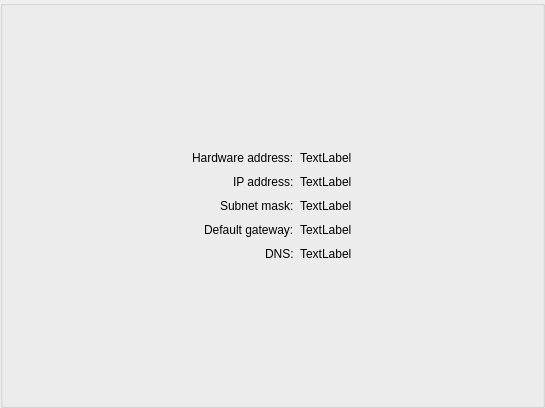
<?xml version="1.0" encoding="UTF-8"?>
<ui version="4.0">
 <class>Ipv4Widget</class>
 <widget class="QGroupBox" name="Ipv4Widget">
  <property name="geometry">
   <rect>
    <x>0</x>
    <y>0</y>
    <width>545</width>
    <height>408</height>
   </rect>
  </property>
  <property name="sizePolicy">
   <sizepolicy hsizetype="Preferred" vsizetype="Expanding">
    <horstretch>0</horstretch>
    <verstretch>0</verstretch>
   </sizepolicy>
  </property>
  <property name="windowTitle">
   <string notr="true">Form</string>
  </property>
  <property name="title">
   <string/>
  </property>
  <layout class="QFormLayout" name="formLayout_2">
   <property name="fieldGrowthPolicy">
    <enum>QFormLayout::FieldsStayAtSizeHint</enum>
   </property>
   <property name="labelAlignment">
    <set>Qt::AlignRight|Qt::AlignTrailing|Qt::AlignVCenter</set>
   </property>
   <property name="formAlignment">
    <set>Qt::AlignCenter</set>
   </property>
   <property name="horizontalSpacing">
    <number>6</number>
   </property>
   <property name="verticalSpacing">
    <number>10</number>
   </property>
   <property name="leftMargin">
    <number>4</number>
   </property>
   <item row="0" column="0">
    <widget class="QLabel" name="label_9">
     <property name="text">
      <string>Hardware address:</string>
     </property>
    </widget>
   </item>
   <item row="1" column="0">
    <widget class="QLabel" name="label">
     <property name="text">
      <string>IP address:</string>
     </property>
    </widget>
   </item>
   <item row="1" column="1">
    <widget class="QLabel" name="ipAddress">
     <property name="text">
      <string>TextLabel</string>
     </property>
    </widget>
   </item>
   <item row="2" column="0">
    <widget class="QLabel" name="subnetMaskLabel">
     <property name="text">
      <string>Subnet mask:</string>
     </property>
    </widget>
   </item>
   <item row="2" column="1">
    <widget class="QLabel" name="subnetMask">
     <property name="text">
      <string>TextLabel</string>
     </property>
    </widget>
   </item>
   <item row="3" column="0">
    <widget class="QLabel" name="gatewayLabel">
     <property name="text">
      <string>Default gateway:</string>
     </property>
    </widget>
   </item>
   <item row="3" column="1">
    <widget class="QLabel" name="gateway">
     <property name="text">
      <string>TextLabel</string>
     </property>
    </widget>
   </item>
   <item row="4" column="0">
    <widget class="QLabel" name="dnsLabel">
     <property name="text">
      <string>DNS:</string>
     </property>
    </widget>
   </item>
   <item row="4" column="1">
    <widget class="QLabel" name="dns">
     <property name="text">
      <string>TextLabel</string>
     </property>
    </widget>
   </item>
   <item row="0" column="1">
    <widget class="QLabel" name="hardwareAddress">
     <property name="text">
      <string>TextLabel</string>
     </property>
    </widget>
   </item>
  </layout>
 </widget>
 <resources/>
 <connections/>
</ui>
